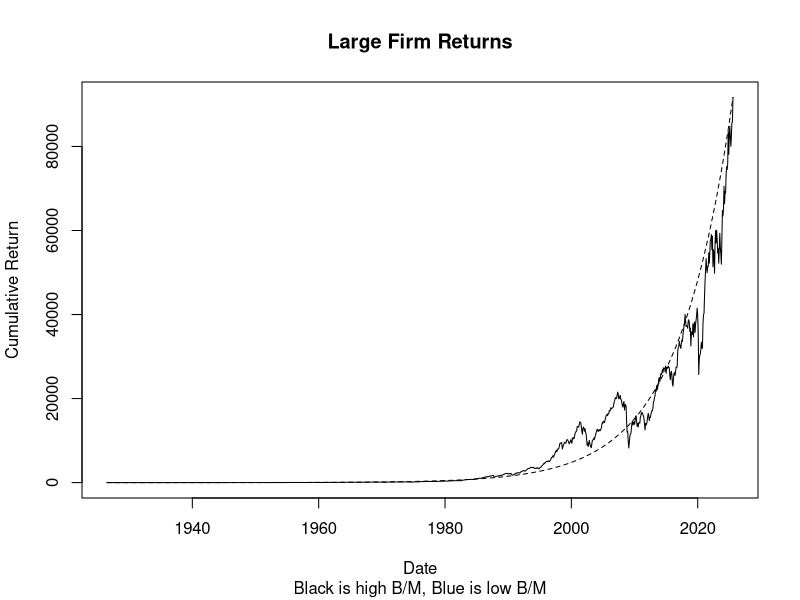
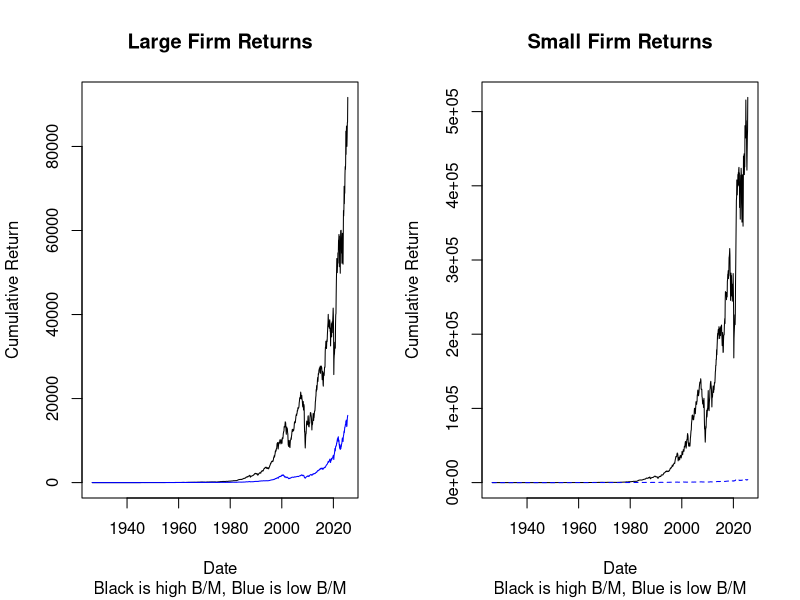

Write R code to recreate these figures, in order.
## ---------------------------- ##
## Plotting historical returns  ##
## ---------------------------- ##

## Read in Ken French's data on historical returns ##
setwd("/Users/eli/noticloud/Documents/GitHub/QuantMethods/Investments")
ff = read.table("french_portfolios_2025.txt")
names(ff) = c("DATE","S.L", "S.M", "S.H", "B.L", "B.M", "B.H")

ff$DATE <- as.character(ff$DATE)
ff$DATE <- paste(ff$DATE, "01", sep = "")
## this function computes gross returns, given percentage returns as an input ##
gross_ret = function(vec){
  gross_ret = 1+(vec/100)
  return(gross_ret)
}

## Defining variables for gross returns ##
ff$big_low = gross_ret(ff$B.L)
ff$big_mid = gross_ret(ff$B.M)
ff$big_hi = gross_ret(ff$B.H)

ff$sm_low = gross_ret(ff$S.L)
ff$sm_mid = gross_ret(ff$S.M)
ff$sm_hi = gross_ret(ff$S.H)

## Reformatting the DATE variable as a date object ##
ff$DATE = as.Date(ff$DATE, format="%Y%m%d")

## Plotting historical returns ##
## Note: cumulative return is (1+r1)*(1+r2)*...*(1+rt), computed using cumprod(gross_return)

## Illustrating geomean calculation ##
plot(ff$DATE, cumprod(ff$big_hi), type="l", main="Large Firm Returns", sub="Black is high B/M, Blue is low B/M", xlab="Date", ylab="Cumulative Return")

gm_mean = function(a){prod(a)^(1/length(a))}

big_hi_gm = gm_mean(ff$big_hi)
ff$big_hi_gm = big_hi_gm
lines(ff$DATE, cumprod(ff$big_hi_gm), lty="dashed")


## Contrasting the historical returns from four types of portfolios ##
par(mfrow=c(1,2))
plot(ff$DATE, cumprod(ff$big_hi), type="l", main="Large Firm Returns", sub="Black is high B/M, Blue is low B/M", xlab="Date", ylab="Cumulative Return")
lines(ff$DATE, cumprod(ff$big_low), col="blue")

plot(ff$DATE, cumprod(ff$sm_hi), type="l", main="Small Firm Returns", sub="Black is high B/M, Blue is low B/M", xlab="Date", ylab="Cumulative Return")
lines(ff$DATE, cumprod(ff$sm_low), col="blue", lty="dashed")

